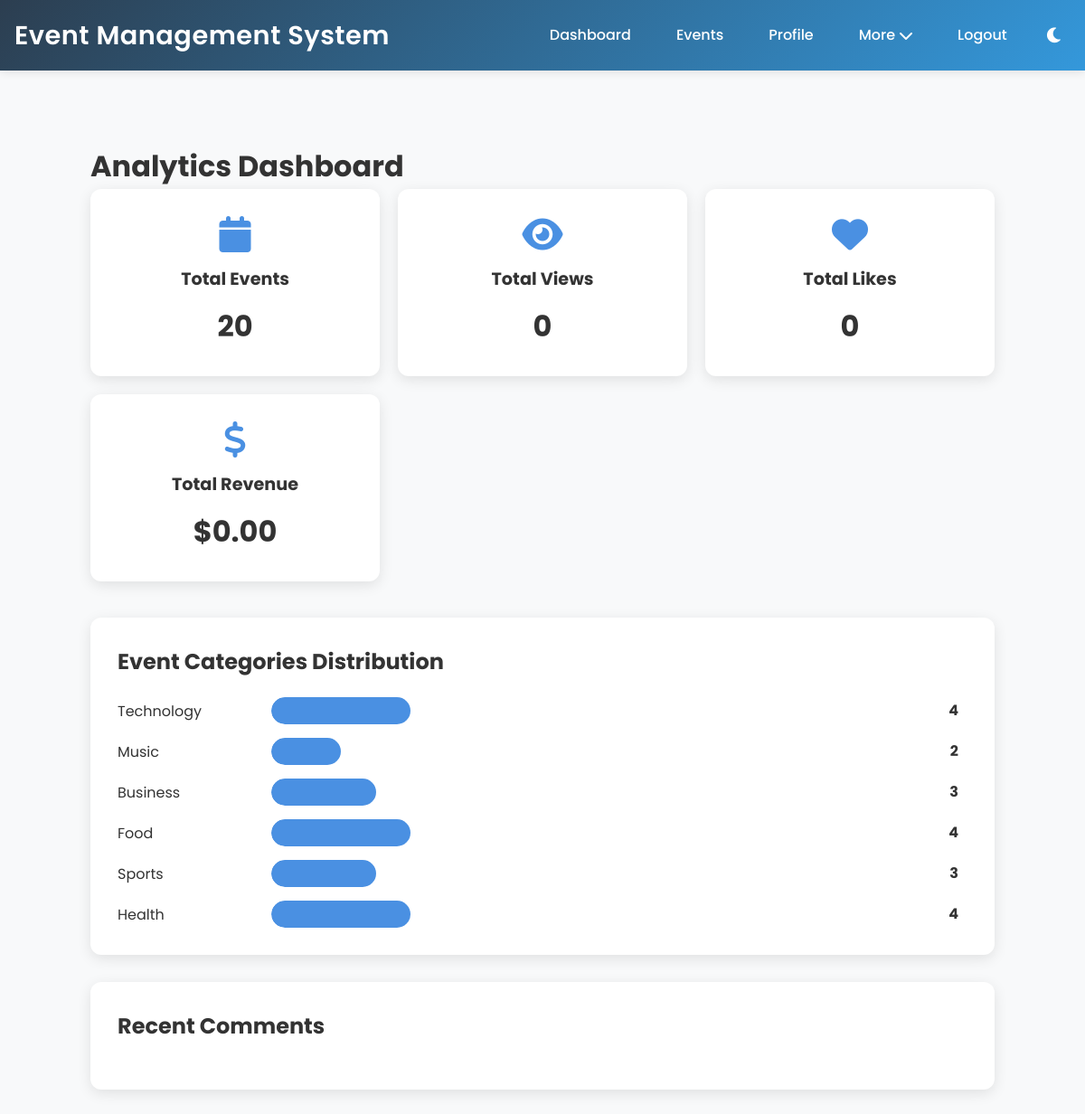
The app's page /analytics (signed in) with its own data.
### app.py (models this page shows, shortened)
class Event(db.Model):
    id = db.Column(db.Integer, primary_key=True)
    title = db.Column(db.String(100), nullable=False)
    description = db.Column(db.Text, nullable=False)
    date = db.Column(db.DateTime, nullable=False)
    venue = db.Column(db.String(200), nullable=False)
    category = db.Column(db.String(50), nullable=False)
    capacity = db.Column(db.Integer, nullable=False)
    price = db.Column(db.Float, nullable=False)
    organizer = db.Column(db.String(100), nullable=False)
    contact_email = db.Column(db.String(120), nullable=False)
    contact_phone = db.Column(db.String(20), nullable=False)
    requirements = db.Column(db.Text)
    schedule = db.Column(db.Text)
    speakers = db.Column(db.Text)
    sponsors = db.Column(db.Text)
    image_url = db.Column(db.String(255))  # For external images
    image_path = db.Column(db.String(255))  # For uploaded images
    organizer_id = db.Column(db.Integer, db.ForeignKey('user.id'), nullable=False)
    created_by = db.Column(db.Integer, db.ForeignKey('user.id'), nullable=False)
    created_at = db.Column(db.DateTime, default=datetime.utcnow)
    updated_at = db.Column(db.DateTime, default=datetime.utcnow, onupdate=datetime.utcnow)
    status = db.Column(db.String(20), default='upcoming')  # upcoming, ongoing, completed, cancelled
    is_featured = db.Column(db.Boolean, default=False)
    registration_deadline = db.Column(db.DateTime)
    tags = db.Column(db.String(255))  # Comma-separated tags
    additional_images = db.Column(db.Text)  # JSON string for multiple images
    likes = db.Column(db.Integer, default=0)
    shares = db.Column(db.Integer, default=0)
    views = db.Column(db.Integer, default=0)
    revenue = db.Column(db.Float, default=0.0)
    chat_messages = db.relationship('ChatMessage', backref='event', lazy=True)

### app.py (the view)
@app.route('/analytics')
@login_required
def analytics():
    user_events = Event.query.filter_by(created_by=current_user.id).all()
    total_events = len(user_events)
    total_views = sum(event.views for event in user_events)
    total_likes = sum(event.likes for event in user_events)
    total_revenue = sum(event.revenue for event in user_events)
    categories = {}
    for event in user_events:
        categories[event.category] = categories.get(event.category, 0) + 1
    recent_comments = EventComment.query.join(Event).filter(
        Event.created_by == current_user.id
    ).order_by(EventComment.created_at.desc()).limit(5).all()
    return render_template('analytics.html',
        total_events=total_events,
        total_views=total_views,
        total_likes=total_likes,
        total_revenue=total_revenue,
        categories=categories,
        recent_comments=recent_comments
    )

### app.py (called while the page is built)
@login_manager.user_loader
def load_user(user_id):
    return User.query.get(int(user_id))

### templates/analytics.html (shortened to what this page needs)
{% extends "base.html" %}
{% block content %}
<div class="analytics-container">
    <h1>Analytics Dashboard</h1>
    <div class="stats-grid">
        <div class="stat-card">
            <i class="fas fa-calendar"></i>
            <h3>Total Events</h3>
            <p>{{ total_events }}</p>
        </div>
        <div class="stat-card">
            <i class="fas fa-eye"></i>
            <h3>Total Views</h3>
            <p>{{ total_views }}</p>
        </div>
        <div class="stat-card">
            <i class="fas fa-heart"></i>
            <h3>Total Likes</h3>
            <p>{{ total_likes }}</p>
        </div>
        <div class="stat-card">
            <i class="fas fa-dollar-sign"></i>
            <h3>Total Revenue</h3>
            <p>${{ "%.2f"|format(total_revenue) }}</p>
        </div>
    </div>
    <div class="analytics-section">
        <h2>Event Categories Distribution</h2>
        <div class="categories-chart">
            {% for category, count in categories.items() %}
            <div class="category-bar">
                <span class="category-name">{{ category }}</span>
                <div class="bar-container">
                    <div class="bar" style="width: {{ (count / total_events * 100)|round }}%"></div>
                    <span class="count">{{ count }}</span>
                </div>
            </div>
            {% endfor %}
        </div>
    </div>
    <div class="analytics-section">
        <h2>Recent Comments</h2>
    </div>
</div>
{% endblock %}

### templates/base.html (style rules this page uses)
:root { --bg-color: #f8f9fa; --text-color: #333; --card-bg: white; --header-bg: linear-gradient(135deg, #2c3e50, #3498db); --border-color: #e9ecef; --input-bg: white; --shadow-color: rgba(0, 0, 0, 0.1); --secondary-text: #6c757d; --heading-color: #2c3e50; }
* { margin: 0; padding: 0; box-sizing: border-box; }
body { font-family: 'Poppins', sans-serif; line-height: 1.6; background-color: var(--bg-color); color: var(--text-color); transition: background-color 0.3s, color 0.3s; }

### templates/analytics.html (style rules this page uses)
.analytics-container { max-width: 1200px; margin: 40px auto; padding: 20px; }
.stats-grid { display: grid; grid-template-columns: repeat(auto-fit, minmax(250px, 1fr)); gap: 20px; margin-bottom: 40px; }
.stat-card { background: var(--card-bg); padding: 30px; border-radius: 12px; text-align: center; box-shadow: 0 4px 15px var(--shadow-color); transition: transform 0.3s ease; }
.stat-card i { font-size: 2.5rem; color: #4a90e2; margin-bottom: 15px; }
.stat-card h3 { color: var(--text-color); margin-bottom: 10px; font-size: 1.2rem; }
.stat-card p { font-size: 2rem; font-weight: bold; color: var(--text-color); margin: 0; }
.analytics-section { background: var(--card-bg); padding: 30px; border-radius: 12px; margin-bottom: 30px; box-shadow: 0 4px 15px var(--shadow-color); }
.analytics-section h2 { color: var(--text-color); margin-bottom: 20px; font-size: 1.5rem; }
.categories-chart { display: flex; flex-direction: column; gap: 15px; }
.category-bar { display: flex; align-items: center; gap: 20px; }
.category-name { min-width: 150px; color: var(--text-color); }
.bar-container { flex: 1; background: var(--input-bg); height: 30px; border-radius: 15px; position: relative; overflow: hidden; }
.bar { background: #4a90e2; height: 100%; border-radius: 15px; transition: width 0.3s ease; }
.count { position: absolute; right: 10px; top: 50%; transform: translateY(-50%); color: var(--text-color); font-weight: bold; }

### records on screen
Event: category "Technology", {{ (count / total_events * 100)|round }} 20.0 (drawn), count "4"
Event: category "Music", {{ (count / total_events * 100)|round }} 10.0 (drawn), id "2"
Event: category "Business", {{ (count / total_events * 100)|round }} 15.0 (drawn), id "3"
Event: category "Food", {{ (count / total_events * 100)|round }} 20.0 (drawn), id "4"
Event: category "Sports", {{ (count / total_events * 100)|round }} 15.0 (drawn), count "3"
Event: category "Health", {{ (count / total_events * 100)|round }} 20.0 (drawn), count "4"

### other values on screen
{{ total_events }} "20"
{{ total_views }} "0"
{{ total_likes }} "0"
{{ "%.2f"|format(total_revenue) }} "0.00"
